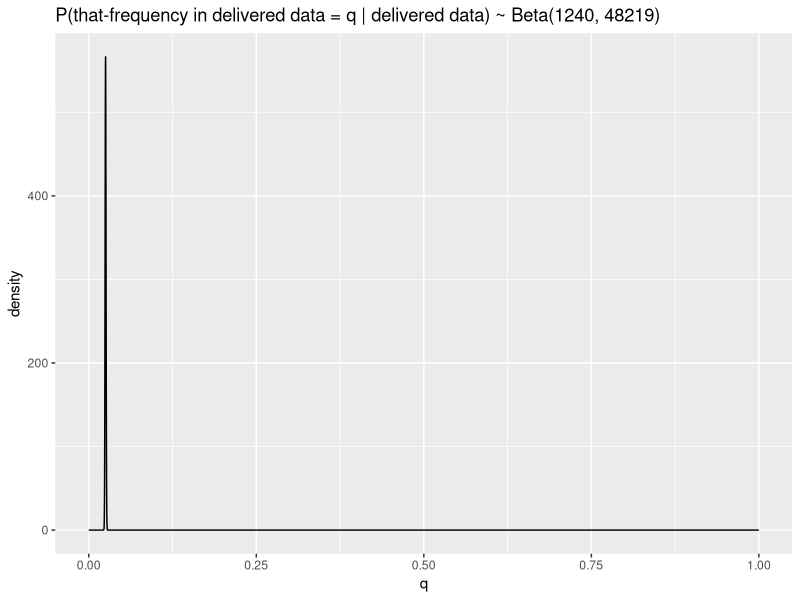
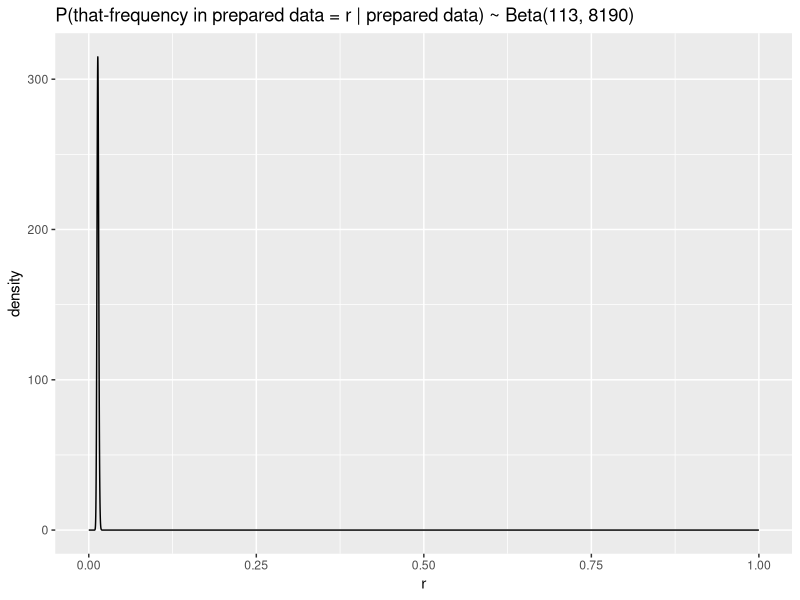
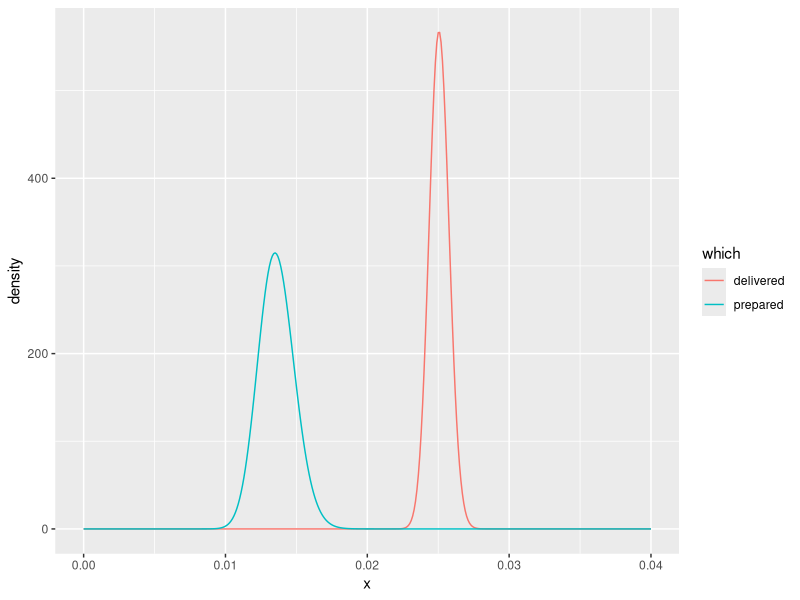
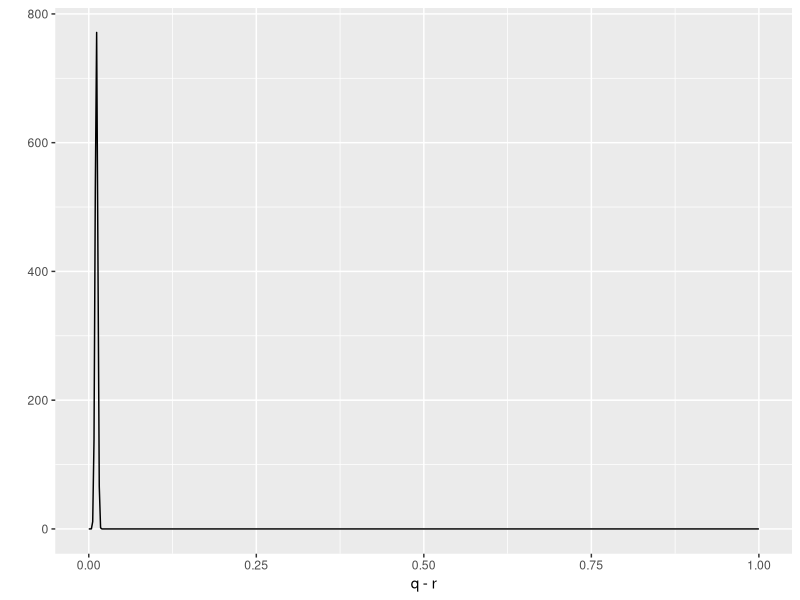

The R source for these figures, in order:
setwd("~/Dropbox/code/obama-that")

library(ggplot2)

# Plot individual distributions

x = seq(0, 1, by = 0.0001)
y_delivered = dbeta(x, 1240, 48219)
y_prepared = dbeta(x, 113, 8190)

qplot(x, y_delivered, geom = "line", main = "P(that-frequency in delivered data = q | delivered data) ~ Beta(1240, 48219)", xlab = "q", ylab = "density")
qplot(x, y_prepared, geom = "line", main = "P(that-frequency in prepared data = r | prepared data) ~ Beta(113, 8190)", xlab = "r", ylab = "density")

d = data.frame(x = c(x, x), y = c(y_delivered, y_prepared), which = rep(c("delivered", "prepared"), each = length(x)))
qplot(x, y, colour = which, data = d, geom = "line", xlim = c(0, 0.04), ylab = "density")

# Simulate the difference

delivered_sim = rbeta(10000, 1240, 48219)
prepared_sim = rbeta(10000, 113, 8190)
diff = delivered_sim - prepared_sim

qplot(diff, geom = "density", xlab = "q - r", xlim = c(0, 1))

mean(diff) # 0.01147737
length(diff[diff > 0]) / length(diff) # 1.0